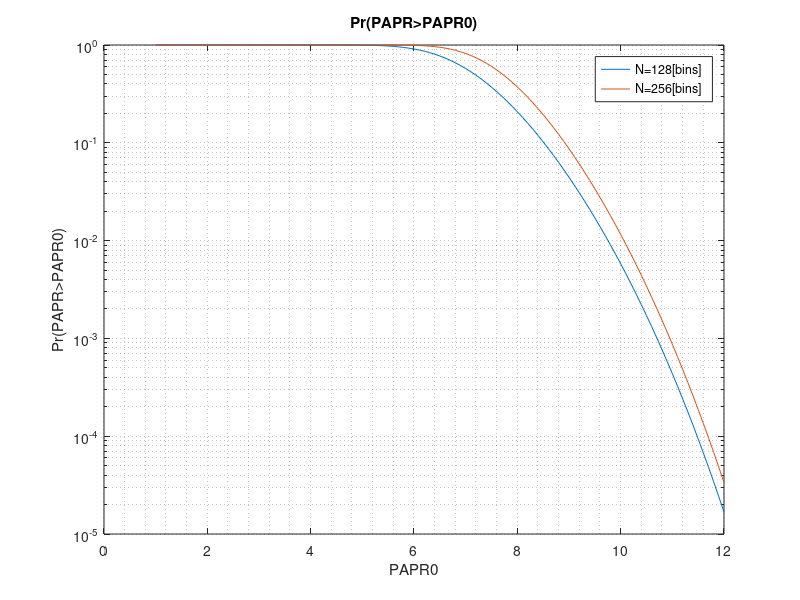

This chart was generated by the following MATLAB code:

clc
clear
close all

debug=0;


%% User defined parameters

N1=128; % number of iterations
N2=256; % number of iterations


x_dB=1:0.1:12;

%%

x=db2pow(x_dB);

Pr_N1=1-(1-exp(-x)).^N1;
Pr_N2=1-(1-exp(-x)).^N2;
%Pr2=1-(1-exp(-x/2)).^N;


%% Display

figure
set(gcf,'windowstyle','docked')
%semilogy(x_dB,Pr1)
semilogy(x_dB,Pr_N1,x_dB,Pr_N2)
title('Pr(PAPR>PAPR0)')
grid minor
xlabel('PAPR0')
ylabel('Pr(PAPR>PAPR0)')
legend(['N=',num2str(N1),'[bins] '],['N=',num2str(N2),'[bins] '])
    


